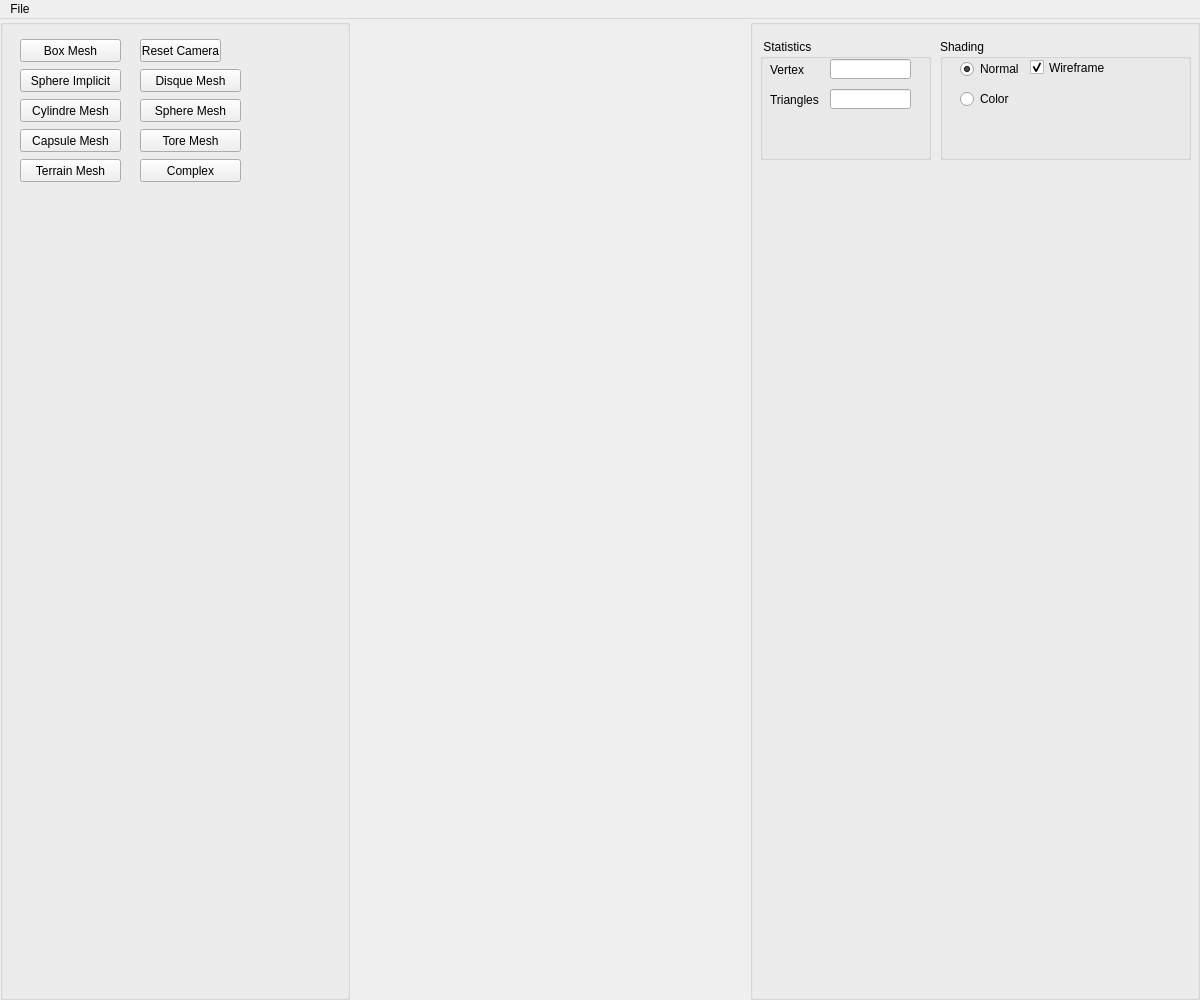
<?xml version="1.0" encoding="UTF-8"?>
<ui version="4.0">
 <class>Assets</class>
 <widget class="QMainWindow" name="Assets">
  <property name="geometry">
   <rect>
    <x>0</x>
    <y>0</y>
    <width>1200</width>
    <height>1000</height>
   </rect>
  </property>
  <property name="minimumSize">
   <size>
    <width>420</width>
    <height>300</height>
   </size>
  </property>
  <property name="windowTitle">
   <string>Implicit Terrain</string>
  </property>
  <widget class="QWidget" name="centralwidget">
   <layout class="QHBoxLayout">
    <property name="spacing">
     <number>0</number>
    </property>
    <property name="leftMargin">
     <number>0</number>
    </property>
    <property name="topMargin">
     <number>0</number>
    </property>
    <property name="rightMargin">
     <number>0</number>
    </property>
    <property name="bottomMargin">
     <number>0</number>
    </property>
    <item>
     <widget class="QGroupBox" name="Objects_groupBox">
      <property name="enabled">
       <bool>true</bool>
      </property>
      <property name="sizePolicy">
       <sizepolicy hsizetype="Fixed" vsizetype="Minimum">
        <horstretch>0</horstretch>
        <verstretch>0</verstretch>
       </sizepolicy>
      </property>
      <property name="minimumSize">
       <size>
        <width>350</width>
        <height>250</height>
       </size>
      </property>
      <property name="title">
       <string/>
      </property>
      <widget class="QPushButton" name="boxMesh">
       <property name="geometry">
        <rect>
         <x>20</x>
         <y>20</y>
         <width>101</width>
         <height>23</height>
        </rect>
       </property>
       <property name="toolTip">
        <string>&lt;!DOCTYPE HTML PUBLIC &quot;-//W3C//DTD HTML 4.0//EN&quot; &quot;http://www.w3.org/TR/REC-html40/strict.dtd&quot;&gt;
&lt;html&gt;&lt;head&gt;&lt;meta name=&quot;qrichtext&quot; content=&quot;1&quot; /&gt;&lt;style type=&quot;text/css&quot;&gt;
p, li { white-space: pre-wrap; }
&lt;/style&gt;&lt;/head&gt;&lt;body style=&quot; font-family:'MS Shell Dlg 2'; font-size:8pt; font-weight:400; font-style:normal;&quot;&gt;
&lt;p style=&quot; margin-top:0px; margin-bottom:0px; margin-left:0px; margin-right:0px; -qt-block-indent:0; text-indent:0px;&quot;&gt;&lt;span style=&quot; color:#5500ff;&quot;&gt;Callback #01&lt;/span&gt;&lt;/p&gt;
&lt;p style=&quot; margin-top:0px; margin-bottom:0px; margin-left:0px; margin-right:0px; -qt-block-indent:0; text-indent:0px;&quot;&gt;&lt;span style=&quot; font-style:italic; color:#aa00ff;&quot;&gt;Create Eurographics 1996 Bear&lt;/span&gt;&lt;/p&gt;&lt;/body&gt;&lt;/html&gt;</string>
       </property>
       <property name="text">
        <string>Box Mesh</string>
       </property>
       <property name="checkable">
        <bool>false</bool>
       </property>
      </widget>
      <widget class="QPushButton" name="resetcameraButton">
       <property name="geometry">
        <rect>
         <x>140</x>
         <y>20</y>
         <width>81</width>
         <height>23</height>
        </rect>
       </property>
       <property name="toolTip">
        <string>&lt;html&gt;&lt;head/&gt;&lt;body&gt;&lt;p&gt;&lt;span style=&quot; color:#5500ff;&quot;&gt;Callback #03&lt;/span&gt;&lt;/p&gt;&lt;p&gt;&lt;span style=&quot; font-style:italic; color:#aa00ff;&quot;&gt;Create Eurographics 1996 Bird&lt;/span&gt;&lt;/p&gt;&lt;/body&gt;&lt;/html&gt;</string>
       </property>
       <property name="text">
        <string>Reset Camera</string>
       </property>
       <property name="checkable">
        <bool>true</bool>
       </property>
       <property name="autoDefault">
        <bool>false</bool>
       </property>
       <property name="default">
        <bool>false</bool>
       </property>
       <property name="flat">
        <bool>false</bool>
       </property>
      </widget>
      <widget class="QPushButton" name="sphereImplicit">
       <property name="geometry">
        <rect>
         <x>20</x>
         <y>50</y>
         <width>101</width>
         <height>23</height>
        </rect>
       </property>
       <property name="toolTip">
        <string>&lt;!DOCTYPE HTML PUBLIC &quot;-//W3C//DTD HTML 4.0//EN&quot; &quot;http://www.w3.org/TR/REC-html40/strict.dtd&quot;&gt;
&lt;html&gt;&lt;head&gt;&lt;meta name=&quot;qrichtext&quot; content=&quot;1&quot; /&gt;&lt;style type=&quot;text/css&quot;&gt;
p, li { white-space: pre-wrap; }
&lt;/style&gt;&lt;/head&gt;&lt;body style=&quot; font-family:'MS Shell Dlg 2'; font-size:8pt; font-weight:400; font-style:normal;&quot;&gt;
&lt;p style=&quot; margin-top:0px; margin-bottom:0px; margin-left:0px; margin-right:0px; -qt-block-indent:0; text-indent:0px;&quot;&gt;&lt;span style=&quot; color:#5500ff;&quot;&gt;Callback #01&lt;/span&gt;&lt;/p&gt;
&lt;p style=&quot; margin-top:0px; margin-bottom:0px; margin-left:0px; margin-right:0px; -qt-block-indent:0; text-indent:0px;&quot;&gt;&lt;span style=&quot; font-style:italic; color:#aa00ff;&quot;&gt;Create Eurographics 1996 Bear&lt;/span&gt;&lt;/p&gt;&lt;/body&gt;&lt;/html&gt;</string>
       </property>
       <property name="text">
        <string>Sphere Implicit</string>
       </property>
       <property name="checkable">
        <bool>false</bool>
       </property>
      </widget>
      <widget class="QPushButton" name="disqueMeshButton">
       <property name="geometry">
        <rect>
         <x>140</x>
         <y>50</y>
         <width>101</width>
         <height>23</height>
        </rect>
       </property>
       <property name="toolTip">
        <string>&lt;!DOCTYPE HTML PUBLIC &quot;-//W3C//DTD HTML 4.0//EN&quot; &quot;http://www.w3.org/TR/REC-html40/strict.dtd&quot;&gt;
&lt;html&gt;&lt;head&gt;&lt;meta name=&quot;qrichtext&quot; content=&quot;1&quot; /&gt;&lt;style type=&quot;text/css&quot;&gt;
p, li { white-space: pre-wrap; }
&lt;/style&gt;&lt;/head&gt;&lt;body style=&quot; font-family:'MS Shell Dlg 2'; font-size:8pt; font-weight:400; font-style:normal;&quot;&gt;
&lt;p style=&quot; margin-top:0px; margin-bottom:0px; margin-left:0px; margin-right:0px; -qt-block-indent:0; text-indent:0px;&quot;&gt;&lt;span style=&quot; color:#5500ff;&quot;&gt;Callback #01&lt;/span&gt;&lt;/p&gt;
&lt;p style=&quot; margin-top:0px; margin-bottom:0px; margin-left:0px; margin-right:0px; -qt-block-indent:0; text-indent:0px;&quot;&gt;&lt;span style=&quot; font-style:italic; color:#aa00ff;&quot;&gt;Create Eurographics 1996 Bear&lt;/span&gt;&lt;/p&gt;&lt;/body&gt;&lt;/html&gt;</string>
       </property>
       <property name="text">
        <string>Disque Mesh</string>
       </property>
       <property name="checkable">
        <bool>false</bool>
       </property>
      </widget>
      <widget class="QPushButton" name="cylindreMeshButton">
       <property name="geometry">
        <rect>
         <x>20</x>
         <y>80</y>
         <width>101</width>
         <height>23</height>
        </rect>
       </property>
       <property name="toolTip">
        <string>&lt;!DOCTYPE HTML PUBLIC &quot;-//W3C//DTD HTML 4.0//EN&quot; &quot;http://www.w3.org/TR/REC-html40/strict.dtd&quot;&gt;
&lt;html&gt;&lt;head&gt;&lt;meta name=&quot;qrichtext&quot; content=&quot;1&quot; /&gt;&lt;style type=&quot;text/css&quot;&gt;
p, li { white-space: pre-wrap; }
&lt;/style&gt;&lt;/head&gt;&lt;body style=&quot; font-family:'MS Shell Dlg 2'; font-size:8pt; font-weight:400; font-style:normal;&quot;&gt;
&lt;p style=&quot; margin-top:0px; margin-bottom:0px; margin-left:0px; margin-right:0px; -qt-block-indent:0; text-indent:0px;&quot;&gt;&lt;span style=&quot; color:#5500ff;&quot;&gt;Callback #01&lt;/span&gt;&lt;/p&gt;
&lt;p style=&quot; margin-top:0px; margin-bottom:0px; margin-left:0px; margin-right:0px; -qt-block-indent:0; text-indent:0px;&quot;&gt;&lt;span style=&quot; font-style:italic; color:#aa00ff;&quot;&gt;Create Eurographics 1996 Bear&lt;/span&gt;&lt;/p&gt;&lt;/body&gt;&lt;/html&gt;</string>
       </property>
       <property name="text">
        <string>Cylindre Mesh</string>
       </property>
       <property name="checkable">
        <bool>false</bool>
       </property>
      </widget>
      <widget class="QPushButton" name="sphereMeshButton">
       <property name="geometry">
        <rect>
         <x>140</x>
         <y>80</y>
         <width>101</width>
         <height>23</height>
        </rect>
       </property>
       <property name="toolTip">
        <string>&lt;!DOCTYPE HTML PUBLIC &quot;-//W3C//DTD HTML 4.0//EN&quot; &quot;http://www.w3.org/TR/REC-html40/strict.dtd&quot;&gt;
&lt;html&gt;&lt;head&gt;&lt;meta name=&quot;qrichtext&quot; content=&quot;1&quot; /&gt;&lt;style type=&quot;text/css&quot;&gt;
p, li { white-space: pre-wrap; }
&lt;/style&gt;&lt;/head&gt;&lt;body style=&quot; font-family:'MS Shell Dlg 2'; font-size:8pt; font-weight:400; font-style:normal;&quot;&gt;
&lt;p style=&quot; margin-top:0px; margin-bottom:0px; margin-left:0px; margin-right:0px; -qt-block-indent:0; text-indent:0px;&quot;&gt;&lt;span style=&quot; color:#5500ff;&quot;&gt;Callback #01&lt;/span&gt;&lt;/p&gt;
&lt;p style=&quot; margin-top:0px; margin-bottom:0px; margin-left:0px; margin-right:0px; -qt-block-indent:0; text-indent:0px;&quot;&gt;&lt;span style=&quot; font-style:italic; color:#aa00ff;&quot;&gt;Create Eurographics 1996 Bear&lt;/span&gt;&lt;/p&gt;&lt;/body&gt;&lt;/html&gt;</string>
       </property>
       <property name="text">
        <string>Sphere Mesh</string>
       </property>
       <property name="checkable">
        <bool>false</bool>
       </property>
      </widget>
      <widget class="QPushButton" name="capsuleMeshButton">
       <property name="geometry">
        <rect>
         <x>20</x>
         <y>110</y>
         <width>101</width>
         <height>23</height>
        </rect>
       </property>
       <property name="toolTip">
        <string>&lt;!DOCTYPE HTML PUBLIC &quot;-//W3C//DTD HTML 4.0//EN&quot; &quot;http://www.w3.org/TR/REC-html40/strict.dtd&quot;&gt;
&lt;html&gt;&lt;head&gt;&lt;meta name=&quot;qrichtext&quot; content=&quot;1&quot; /&gt;&lt;style type=&quot;text/css&quot;&gt;
p, li { white-space: pre-wrap; }
&lt;/style&gt;&lt;/head&gt;&lt;body style=&quot; font-family:'MS Shell Dlg 2'; font-size:8pt; font-weight:400; font-style:normal;&quot;&gt;
&lt;p style=&quot; margin-top:0px; margin-bottom:0px; margin-left:0px; margin-right:0px; -qt-block-indent:0; text-indent:0px;&quot;&gt;&lt;span style=&quot; color:#5500ff;&quot;&gt;Callback #01&lt;/span&gt;&lt;/p&gt;
&lt;p style=&quot; margin-top:0px; margin-bottom:0px; margin-left:0px; margin-right:0px; -qt-block-indent:0; text-indent:0px;&quot;&gt;&lt;span style=&quot; font-style:italic; color:#aa00ff;&quot;&gt;Create Eurographics 1996 Bear&lt;/span&gt;&lt;/p&gt;&lt;/body&gt;&lt;/html&gt;</string>
       </property>
       <property name="text">
        <string>Capsule Mesh</string>
       </property>
       <property name="checkable">
        <bool>false</bool>
       </property>
      </widget>
      <widget class="QPushButton" name="toreMeshButton">
       <property name="geometry">
        <rect>
         <x>140</x>
         <y>110</y>
         <width>101</width>
         <height>23</height>
        </rect>
       </property>
       <property name="toolTip">
        <string>&lt;!DOCTYPE HTML PUBLIC &quot;-//W3C//DTD HTML 4.0//EN&quot; &quot;http://www.w3.org/TR/REC-html40/strict.dtd&quot;&gt;
&lt;html&gt;&lt;head&gt;&lt;meta name=&quot;qrichtext&quot; content=&quot;1&quot; /&gt;&lt;style type=&quot;text/css&quot;&gt;
p, li { white-space: pre-wrap; }
&lt;/style&gt;&lt;/head&gt;&lt;body style=&quot; font-family:'MS Shell Dlg 2'; font-size:8pt; font-weight:400; font-style:normal;&quot;&gt;
&lt;p style=&quot; margin-top:0px; margin-bottom:0px; margin-left:0px; margin-right:0px; -qt-block-indent:0; text-indent:0px;&quot;&gt;&lt;span style=&quot; color:#5500ff;&quot;&gt;Callback #01&lt;/span&gt;&lt;/p&gt;
&lt;p style=&quot; margin-top:0px; margin-bottom:0px; margin-left:0px; margin-right:0px; -qt-block-indent:0; text-indent:0px;&quot;&gt;&lt;span style=&quot; font-style:italic; color:#aa00ff;&quot;&gt;Create Eurographics 1996 Bear&lt;/span&gt;&lt;/p&gt;&lt;/body&gt;&lt;/html&gt;</string>
       </property>
       <property name="text">
        <string>Tore Mesh</string>
       </property>
       <property name="checkable">
        <bool>false</bool>
       </property>
      </widget>
      <widget class="QPushButton" name="heightFieldMeshButton">
       <property name="geometry">
        <rect>
         <x>20</x>
         <y>140</y>
         <width>101</width>
         <height>23</height>
        </rect>
       </property>
       <property name="toolTip">
        <string>&lt;!DOCTYPE HTML PUBLIC &quot;-//W3C//DTD HTML 4.0//EN&quot; &quot;http://www.w3.org/TR/REC-html40/strict.dtd&quot;&gt;
&lt;html&gt;&lt;head&gt;&lt;meta name=&quot;qrichtext&quot; content=&quot;1&quot; /&gt;&lt;style type=&quot;text/css&quot;&gt;
p, li { white-space: pre-wrap; }
&lt;/style&gt;&lt;/head&gt;&lt;body style=&quot; font-family:'MS Shell Dlg 2'; font-size:8pt; font-weight:400; font-style:normal;&quot;&gt;
&lt;p style=&quot; margin-top:0px; margin-bottom:0px; margin-left:0px; margin-right:0px; -qt-block-indent:0; text-indent:0px;&quot;&gt;&lt;span style=&quot; color:#5500ff;&quot;&gt;Callback #01&lt;/span&gt;&lt;/p&gt;
&lt;p style=&quot; margin-top:0px; margin-bottom:0px; margin-left:0px; margin-right:0px; -qt-block-indent:0; text-indent:0px;&quot;&gt;&lt;span style=&quot; font-style:italic; color:#aa00ff;&quot;&gt;Create Eurographics 1996 Bear&lt;/span&gt;&lt;/p&gt;&lt;/body&gt;&lt;/html&gt;</string>
       </property>
       <property name="text">
        <string>Terrain Mesh</string>
       </property>
       <property name="checkable">
        <bool>false</bool>
       </property>
      </widget>
      <widget class="QPushButton" name="complexMeshButton">
       <property name="geometry">
        <rect>
         <x>140</x>
         <y>140</y>
         <width>101</width>
         <height>23</height>
        </rect>
       </property>
       <property name="toolTip">
        <string>&lt;!DOCTYPE HTML PUBLIC &quot;-//W3C//DTD HTML 4.0//EN&quot; &quot;http://www.w3.org/TR/REC-html40/strict.dtd&quot;&gt;
&lt;html&gt;&lt;head&gt;&lt;meta name=&quot;qrichtext&quot; content=&quot;1&quot; /&gt;&lt;style type=&quot;text/css&quot;&gt;
p, li { white-space: pre-wrap; }
&lt;/style&gt;&lt;/head&gt;&lt;body style=&quot; font-family:'MS Shell Dlg 2'; font-size:8pt; font-weight:400; font-style:normal;&quot;&gt;
&lt;p style=&quot; margin-top:0px; margin-bottom:0px; margin-left:0px; margin-right:0px; -qt-block-indent:0; text-indent:0px;&quot;&gt;&lt;span style=&quot; color:#5500ff;&quot;&gt;Callback #01&lt;/span&gt;&lt;/p&gt;
&lt;p style=&quot; margin-top:0px; margin-bottom:0px; margin-left:0px; margin-right:0px; -qt-block-indent:0; text-indent:0px;&quot;&gt;&lt;span style=&quot; font-style:italic; color:#aa00ff;&quot;&gt;Create Eurographics 1996 Bear&lt;/span&gt;&lt;/p&gt;&lt;/body&gt;&lt;/html&gt;</string>
       </property>
       <property name="text">
        <string>Complex</string>
       </property>
       <property name="checkable">
        <bool>false</bool>
       </property>
      </widget>
     </widget>
    </item>
    <item>
     <widget class="QWidget" name="widget_GL" native="true"/>
    </item>
    <item>
     <widget class="QGroupBox" name="Parameters_groupBox">
      <property name="sizePolicy">
       <sizepolicy hsizetype="Maximum" vsizetype="Minimum">
        <horstretch>0</horstretch>
        <verstretch>0</verstretch>
       </sizepolicy>
      </property>
      <property name="minimumSize">
       <size>
        <width>450</width>
        <height>141</height>
       </size>
      </property>
      <property name="title">
       <string/>
      </property>
      <widget class="QGroupBox" name="groupBox_4">
       <property name="geometry">
        <rect>
         <x>10</x>
         <y>20</y>
         <width>171</width>
         <height>121</height>
        </rect>
       </property>
       <property name="title">
        <string> Statistics</string>
       </property>
       <widget class="QLabel" name="label_2">
        <property name="geometry">
         <rect>
          <x>10</x>
          <y>20</y>
          <width>61</width>
          <height>21</height>
         </rect>
        </property>
        <property name="text">
         <string>Vertex</string>
        </property>
       </widget>
       <widget class="QLineEdit" name="lineEdit_2">
        <property name="geometry">
         <rect>
          <x>70</x>
          <y>50</y>
          <width>81</width>
          <height>20</height>
         </rect>
        </property>
        <property name="alignment">
         <set>Qt::AlignRight|Qt::AlignTrailing|Qt::AlignVCenter</set>
        </property>
       </widget>
       <widget class="QLabel" name="label_3">
        <property name="geometry">
         <rect>
          <x>10</x>
          <y>50</y>
          <width>61</width>
          <height>21</height>
         </rect>
        </property>
        <property name="text">
         <string>Triangles</string>
        </property>
       </widget>
       <widget class="QLineEdit" name="lineEdit">
        <property name="geometry">
         <rect>
          <x>70</x>
          <y>20</y>
          <width>81</width>
          <height>20</height>
         </rect>
        </property>
        <property name="text">
         <string/>
        </property>
        <property name="alignment">
         <set>Qt::AlignRight|Qt::AlignTrailing|Qt::AlignVCenter</set>
        </property>
       </widget>
      </widget>
      <widget class="QGroupBox" name="groupBox_13">
       <property name="geometry">
        <rect>
         <x>190</x>
         <y>20</y>
         <width>251</width>
         <height>121</height>
        </rect>
       </property>
       <property name="title">
        <string>Shading</string>
       </property>
       <widget class="QRadioButton" name="radioShadingButton_1">
        <property name="geometry">
         <rect>
          <x>20</x>
          <y>20</y>
          <width>61</width>
          <height>20</height>
         </rect>
        </property>
        <property name="text">
         <string>Normal</string>
        </property>
        <property name="checked">
         <bool>true</bool>
        </property>
       </widget>
       <widget class="QCheckBox" name="wireframe">
        <property name="geometry">
         <rect>
          <x>90</x>
          <y>20</y>
          <width>81</width>
          <height>17</height>
         </rect>
        </property>
        <property name="text">
         <string>Wireframe</string>
        </property>
        <property name="checked">
         <bool>true</bool>
        </property>
       </widget>
       <widget class="QRadioButton" name="radioShadingButton_2">
        <property name="geometry">
         <rect>
          <x>20</x>
          <y>50</y>
          <width>61</width>
          <height>20</height>
         </rect>
        </property>
        <property name="text">
         <string>Color</string>
        </property>
        <property name="checked">
         <bool>false</bool>
        </property>
       </widget>
      </widget>
     </widget>
    </item>
   </layout>
  </widget>
  <widget class="QMenuBar" name="menubar">
   <property name="geometry">
    <rect>
     <x>0</x>
     <y>0</y>
     <width>1200</width>
     <height>21</height>
    </rect>
   </property>
   <widget class="QMenu" name="menuFile">
    <property name="title">
     <string>File</string>
    </property>
   </widget>
   <addaction name="menuFile"/>
  </widget>
  <action name="actionExit">
   <property name="text">
    <string>Exit</string>
   </property>
   <property name="shortcut">
    <string>Esc</string>
   </property>
  </action>
  <action name="actionNew_Scene">
   <property name="text">
    <string>New Scene</string>
   </property>
  </action>
  <action name="actionExport_obj">
   <property name="text">
    <string>OBJ File (.obj)</string>
   </property>
  </action>
  <action name="actionExport_ma">
   <property name="text">
    <string>Maya File (.ma)</string>
   </property>
  </action>
  <action name="actionLoad_ma">
   <property name="text">
    <string>Load</string>
   </property>
  </action>
  <action name="actionGL">
   <property name="text">
    <string>GL</string>
   </property>
  </action>
  <action name="actionVectorized">
   <property name="text">
    <string>Vectorized</string>
   </property>
  </action>
  <action name="actionExport_svg">
   <property name="text">
    <string>SVG File (.svg)</string>
   </property>
  </action>
  <action name="actionSphere_Tracing_png">
   <property name="text">
    <string>Sphere Tracing (.png)</string>
   </property>
  </action>
 </widget>
 <resources/>
 <connections/>
</ui>
